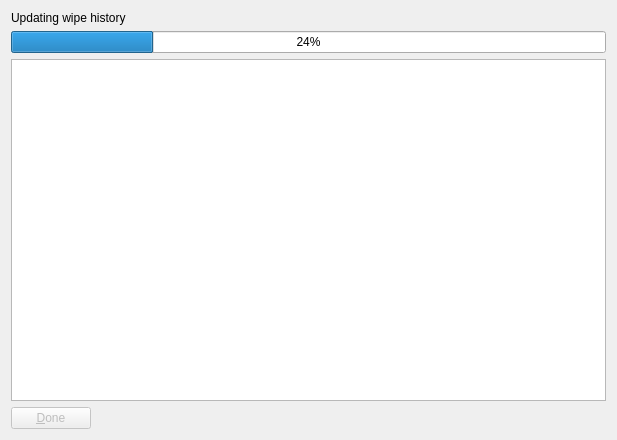
<?xml version="1.0" encoding="UTF-8"?>
<ui version="4.0">
 <class>DBAutoUpdateDlg</class>
 <widget class="QDialog" name="DBAutoUpdateDlg">
  <property name="geometry">
   <rect>
    <x>0</x>
    <y>0</y>
    <width>617</width>
    <height>440</height>
   </rect>
  </property>
  <property name="sizePolicy">
   <sizepolicy hsizetype="Minimum" vsizetype="Minimum">
    <horstretch>0</horstretch>
    <verstretch>0</verstretch>
   </sizepolicy>
  </property>
  <property name="minimumSize">
   <size>
    <width>617</width>
    <height>313</height>
   </size>
  </property>
  <property name="windowTitle">
   <string>Wiping complete</string>
  </property>
  <layout class="QVBoxLayout" name="verticalLayout">
   <item>
    <widget class="QLabel" name="label">
     <property name="text">
      <string>Updating wipe history</string>
     </property>
    </widget>
   </item>
   <item>
    <widget class="QProgressBar" name="progressBar">
     <property name="value">
      <number>24</number>
     </property>
    </widget>
   </item>
   <item>
    <widget class="QPlainTextEdit" name="DBErrorLog">
     <property name="readOnly">
      <bool>true</bool>
     </property>
    </widget>
   </item>
   <item>
    <layout class="QHBoxLayout" name="horizontalLayout">
     <item>
      <widget class="QPushButton" name="OkBtn">
       <property name="enabled">
        <bool>false</bool>
       </property>
       <property name="text">
        <string>&amp;Done</string>
       </property>
      </widget>
     </item>
     <item>
      <spacer name="horizontalSpacer">
       <property name="orientation">
        <enum>Qt::Horizontal</enum>
       </property>
       <property name="sizeHint" stdset="0">
        <size>
         <width>40</width>
         <height>20</height>
        </size>
       </property>
      </spacer>
     </item>
    </layout>
   </item>
  </layout>
 </widget>
 <resources/>
 <connections>
  <connection>
   <sender>OkBtn</sender>
   <signal>clicked()</signal>
   <receiver>DBAutoUpdateDlg</receiver>
   <slot>accept()</slot>
   <hints>
    <hint type="sourcelabel">
     <x>52</x>
     <y>291</y>
    </hint>
    <hint type="destinationlabel">
     <x>155</x>
     <y>286</y>
    </hint>
   </hints>
  </connection>
 </connections>
</ui>
